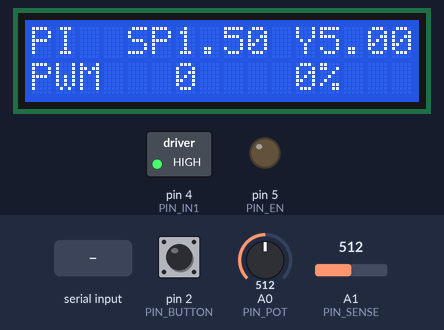
Simulated run of this sketch. Board: Arduino Uno, built with avr-gcc and run on an emulated ATmega328P. Parts: 16×2 character LCD, switched loads named in the sketch (green lamp = pin HIGH), output pins drawn as LEDs (lit = HIGH). Inputs (shaded band) come from the test bench; at power-on: A1 (PIN_SENSE) = 512, pin 2 (PIN_BUTTON) HIGH, A0 (PIN_POT) = 512. What the sketch prints to the serial monitor is not drawn.

Above: at 1.2 s.
1.3 s: A1 (PIN_SENSE) set to 0
At 2.64 s:
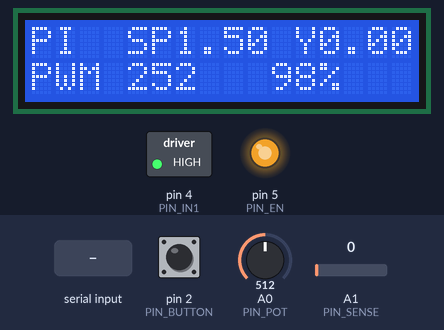
3.0 s: pin 2 (PIN_BUTTON) pulled LOW for 0.15 s
3.7 s: "mode 1\n" received over Serial
At 5.0 s:
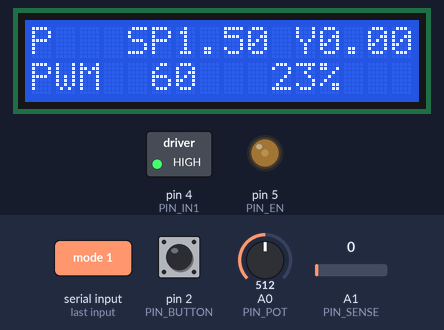
6.3 s: "mode 150\n" received over Serial
At 7.9 s:
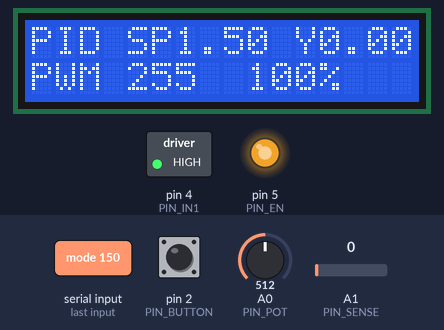
8.7 s: "mode 1\n" received over Serial
At 9.9 s:
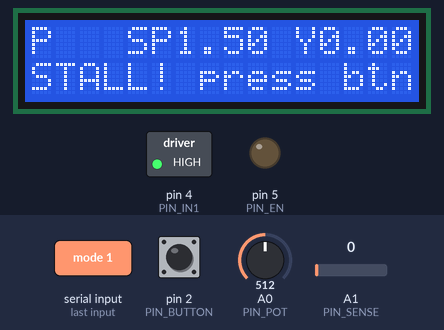
10.2 s: A0 (PIN_POT) set to 190
At 11.1 s:
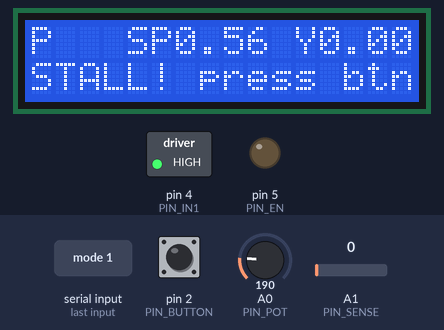
Timing chart, 0 to 12.7 s (numbered marks = the images above; inputs shaded):
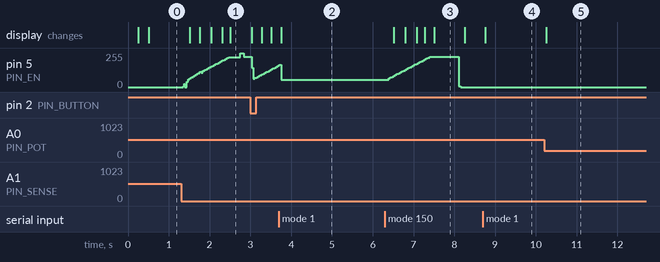

The sketch:

motor_speed_controller.ino
```cpp
// Automatic Motor Speed Controller - closed-loop PID with back-EMF speed sensing
//
// The kit has no encoder, so speed is measured with the motor itself: a spinning
// DC motor is a generator, and its back-EMF is proportional to speed. Every control
// period the drive is switched off for ~1.5 ms, the inductive current dies away,
// and the voltage across the motor is measured. That voltage is "speed".
//
// Modes (button or 'mode n'):  0 open loop   1 P   2 PI   3 PID
// Tests (serial):  'step <V>' step response    'sweep' PWM-vs-speed characterisation
// Streams CSV at 115200 for ../tools/serial_logger.py and ../analysis/analyse.py.
//
// Wiring (see README.md for the diagram):
//   L293D:  EN1 (pin 1) D5, IN1 (pin 2) D4, IN2 (pin 7) GND
//           OUT1 (pin 3) -> motor -> GND        <- motor to GND, NOT to OUT2
//           VCC1 (16) 5V, VCC2 (8) motor supply (6-9 V), pins 4, 5, 12, 13 GND
//   Back-EMF sense: OUT1 -> 10k -> A1 -> 10k -> GND
//   Setpoint pot wiper -> A0          Mode button D2 -> GND
//   LCD 1602: RS D7, E D8, D4 D9, D5 D10, D6 D11, D7 D12 (RW GND, V0 -> 1k -> GND)
//   Motor supply GND must be joined to Arduino GND.

#include <LiquidCrystal.h>
#include <EEPROM.h>

// ---------- Pins ----------
const int PIN_EN = 5, PIN_IN1 = 4;
const int PIN_SENSE = A1, PIN_POT = A0;
const int PIN_BUTTON = 2;
LiquidCrystal lcd(7, 8, 9, 10, 11, 12);

// ---------- Hardware constants ----------
const float ADC_REF_V = 5.0;
const float DIVIDER_RATIO = 2.0;            // (10k + 10k) / 10k
const unsigned int BEMF_SETTLE_US = 1500;   // wait for the flyback current to decay
const byte BEMF_SAMPLES = 4;
const float SPEED_FILTER = 0.35;            // EMA smoothing (1 = none)

// ---------- Control loop ----------
const unsigned long TS_US = 20000;          // 50 Hz control loop
const float TS = TS_US / 1e6;
const int PWM_MAX = 255;
const float D_FILTER = 0.3;                 // smoothing on the derivative term

enum Mode { OPEN_LOOP, MODE_P, MODE_PI, MODE_PID, SWEEP };
const char *const MODE_NAMES[] = {"OPEN", "P", "PI", "PID", "SWP"};
Mode mode = MODE_PI;

// Tunable parameters, saved with 'save'
struct Params {
  uint16_t magic;
  float kp;        // PWM counts per volt of error
  float ki;        // PWM counts per volt-second
  float kd;        // PWM counts per volt/second
  float kf;        // feedforward: PWM counts per volt of setpoint
  float ff0;       // feedforward: PWM needed to overcome friction (deadband)
  float spMax;     // top of the setpoint range, volts of back-EMF
  float rpmPerVolt;// 0 = not calibrated
};
const uint16_t PARAMS_MAGIC = 0x3A01;
Params prm = {PARAMS_MAGIC, 40.0, 120.0, 0.8, 0.0, 0.0, 3.0, 0.0};

// ---------- State ----------
float speedV = 0;          // filtered back-EMF
float setpointV = 0;
bool setpointFromPot = true;
float integral = 0;        // PWM counts
float dTerm = 0;
float lastSpeed = 0;
int pwm = 0;
unsigned long lastStep = 0;
unsigned long stallSince = 0;
bool stalled = false;

// Test sequencer (step / sweep)
enum Test { NO_TEST, STEP_TEST, SWEEP_TEST };
Test test = NO_TEST;
unsigned long testStart = 0;
float stepLevel = 0;
float stepHold = 4.0;
Mode modeBeforeTest = MODE_PI;
const int SWEEP_STEP = 10;
const unsigned long SWEEP_HOLD_MS = 1500;

bool lastButton = HIGH;
unsigned long lastButtonChange = 0;
unsigned long lastLcd = 0;
String rxLine;

// ---------- Speed measurement ----------
float measureBackEmf() {
  analogWrite(PIN_EN, 0);                  // drive off: OUT1 goes high-impedance
  analogRead(PIN_SENSE);                   // dummy read: switch the ADC mux to this pin
  delayMicroseconds(BEMF_SETTLE_US);       // flyback current decays through the clamp diode
  unsigned int sum = 0;
  for (byte i = 0; i < BEMF_SAMPLES; i++) sum += analogRead(PIN_SENSE);
  analogWrite(PIN_EN, pwm);                // drive back on
  float v = (sum / (float)BEMF_SAMPLES) / 1023.0 * ADC_REF_V * DIVIDER_RATIO;
  return v;
}

// ---------- Controller ----------
int computeOutput() {
  float error = setpointV - speedV;

  if (mode == OPEN_LOOP) {
    integral = 0;
    return constrain((int)(setpointV / prm.spMax * PWM_MAX), 0, PWM_MAX);  // pot position straight to PWM
  }

  // Feedforward: the PWM we *expect* to need for this speed (from the sweep test)
  float ff = setpointV > 0.05 ? prm.kf * setpointV + prm.ff0 : 0;

  float p = prm.kp * error;

  // Derivative on measurement (not on error) so setpoint steps don't cause a kick,
  // low-pass filtered because differentiating a noisy signal amplifies the noise
  float rawD = -prm.kd * (speedV - lastSpeed) / TS;
  dTerm += D_FILTER * (rawD - dTerm);
  float d = (mode == MODE_PID) ? dTerm : 0;

  float u = ff + p + integral + d;

  if (mode == MODE_PI || mode == MODE_PID) {
    float candidate = integral + prm.ki * error * TS;
    float uNew = ff + p + candidate + d;
    // Anti-windup (conditional integration): stop integrating if the output is
    // saturated and the error would push it further into saturation
    bool saturatingHigh = uNew > PWM_MAX && error > 0;
    bool saturatingLow = uNew < 0 && error < 0;
    if (!saturatingHigh && !saturatingLow) {
      integral = candidate;
      u = uNew;
    }
  } else {
    integral = 0;
  }

  if (setpointV < 0.05) {  // stop means stop: don't let the integral hold the motor humming
    integral = 0;
    return 0;
  }
  return constrain((int)round(u), 0, PWM_MAX);
}

// ---------- Tests ----------
void startStep(float level, float hold) {
  modeBeforeTest = mode;
  stepLevel = constrain(level, 0, prm.spMax * 1.5);
  stepHold = hold;
  test = STEP_TEST;
  testStart = millis();
  Serial.print(F("# STEP test: 0 V for 2 s, then ")); Serial.print(stepLevel);
  Serial.print(F(" V for ")); Serial.print(stepHold); Serial.print(F(" s in mode "));
  Serial.println(MODE_NAMES[mode]);
}

void startSweep() {
  modeBeforeTest = mode;
  mode = SWEEP;
  test = SWEEP_TEST;
  testStart = millis();
  Serial.println(F("# SWEEP: open-loop PWM 0..250 in steps of 10, 1.5 s each"));
}

void endTest() {
  if (test == NO_TEST) return;
  mode = modeBeforeTest;
  test = NO_TEST;
  integral = 0;
  Serial.println(F("# test finished"));
}

// Called each control step: sets setpointV (and pwm for the sweep)
void updateSetpoint() {
  unsigned long t = millis() - testStart;
  if (test == STEP_TEST) {
    if (t < 2000) setpointV = 0;
    else if (t < 2000 + (unsigned long)(stepHold * 1000)) setpointV = stepLevel;
    else { setpointV = 0; if (t > 3000 + (unsigned long)(stepHold * 1000)) endTest(); }
  } else if (test == SWEEP_TEST) {
    int level = (t / SWEEP_HOLD_MS) * SWEEP_STEP;
    if (level > 250) { pwm = 0; endTest(); }
    else pwm = level;
    setpointV = 0;
  } else if (setpointFromPot) {
    setpointV = analogRead(PIN_POT) / 1023.0 * prm.spMax;
  }
}

// ---------- Safety ----------
void checkStall() {
  // High drive but no back-EMF for 1 s = jammed rotor (or a wiring fault). Cut power.
  if (mode == SWEEP) return;
  if (pwm > 200 && speedV < 0.15) {
    if (stallSince == 0) stallSince = millis();
    else if (millis() - stallSince > 1000 && !stalled) {
      stalled = true;
      Serial.println(F("# STALL detected - motor off. Press the button or type 'reset'."));
    }
  } else {
    stallSince = 0;
  }
}

void clearStall() {
  stalled = false;
  stallSince = 0;
  integral = 0;
  Serial.println(F("# reset"));
}

// ---------- One control step ----------
void controlStep() {
  float raw = measureBackEmf();
  lastSpeed = speedV;
  speedV += SPEED_FILTER * (raw - speedV);

  updateSetpoint();
  if (mode != SWEEP) pwm = computeOutput();
  checkStall();
  if (stalled) pwm = 0;
  analogWrite(PIN_EN, pwm);

  Serial.print(millis());        Serial.print(',');
  Serial.print((int)mode);       Serial.print(',');
  Serial.print(setpointV, 3);    Serial.print(',');
  Serial.print(speedV, 3);       Serial.print(',');
  Serial.println(pwm);
}

void sendHeader() {
  Serial.println(F("t_ms,mode,setpoint_V,speed_V,pwm"));
}

// ---------- LCD ----------
void lcdLine(int row, const char *text) {
  char padded[17];
  snprintf(padded, sizeof(padded), "%-16s", text);
  lcd.setCursor(0, row);
  lcd.print(padded);
}

void updateLcd() {
  char a[10], b[10], line[24];
  dtostrf(setpointV, 4, 2, a);
  dtostrf(speedV, 4, 2, b);
  snprintf(line, sizeof(line), "%-3s SP%s Y%s", MODE_NAMES[mode], a, b);
  lcdLine(0, line);
  if (stalled) {
    lcdLine(1, "STALL! press btn");
  } else if (prm.rpmPerVolt > 0) {
    snprintf(line, sizeof(line), "PWM%3d %5drpm", pwm, (int)(speedV * prm.rpmPerVolt));
    lcdLine(1, line);
  } else {
    snprintf(line, sizeof(line), "PWM %3d  %3d%%", pwm, (int)(pwm * 100L / 255));
    lcdLine(1, line);
  }
}

// ---------- Commands ----------
void printParams() {
  Serial.print(F("# mode=")); Serial.print(MODE_NAMES[mode]);
  Serial.print(F(" kp=")); Serial.print(prm.kp);
  Serial.print(F(" ki=")); Serial.print(prm.ki);
  Serial.print(F(" kd=")); Serial.print(prm.kd);
  Serial.print(F(" kf=")); Serial.print(prm.kf);
  Serial.print(F(" ff0=")); Serial.print(prm.ff0);
  Serial.print(F(" spmax=")); Serial.print(prm.spMax);
  Serial.print(F(" rpmpv=")); Serial.println(prm.rpmPerVolt);
}

void setMode(Mode m) {
  endTest();
  mode = m;
  integral = 0;
  dTerm = 0;
  Serial.print(F("# mode = ")); Serial.println(MODE_NAMES[mode]);
}

void handleCommand(String cmd) {
  cmd.trim();
  cmd.toLowerCase();
  int s1 = cmd.indexOf(' ');
  String name = s1 < 0 ? cmd : cmd.substring(0, s1);
  String rest = s1 < 0 ? "" : cmd.substring(s1 + 1);
  float val = rest.length() ? rest.toFloat() : NAN;

  if (name == "mode" && !isnan(val))        setMode((Mode)constrain((int)val, 0, 3));
  else if (name == "kp" && !isnan(val))     prm.kp = val;
  else if (name == "ki" && !isnan(val))     { prm.ki = val; integral = 0; }
  else if (name == "kd" && !isnan(val))     prm.kd = val;
  else if (name == "kf" && !isnan(val))     prm.kf = val;
  else if (name == "ff0" && !isnan(val))    prm.ff0 = val;
  else if (name == "spmax" && val > 0)      prm.spMax = val;
  else if (name == "rpmpv" && !isnan(val))  prm.rpmPerVolt = val;
  else if (name == "sp" && !isnan(val))     { setpointV = constrain(val, 0, prm.spMax * 1.5); setpointFromPot = false; }
  else if (name == "pot")                   setpointFromPot = true;
  else if (name == "step" && !isnan(val)) {
    int s2 = rest.indexOf(' ');
    float hold = s2 < 0 ? 4.0 : constrain(rest.substring(s2 + 1).toFloat(), 1.0, 30.0);
    startStep(val, hold);
  }
  else if (name == "sweep")                 startSweep();
  else if (name == "stop")                  { endTest(); setpointFromPot = false; setpointV = 0; }
  else if (name == "reset")                 clearStall();
  else if (name == "save")                  { EEPROM.put(0, prm); Serial.println(F("# saved to EEPROM")); }
  else if (name == "status")                {}  // just print params below
  else {
    Serial.println(F("# mode <0-3> | kp/ki/kd/kf/ff0 <x> | spmax <V> | rpmpv <x> | sp <V> | pot"));
    Serial.println(F("# step <V> [hold s] | sweep | stop | reset | save | status"));
  }
  printParams();
  sendHeader();
}

void readSerial() {
  while (Serial.available()) {
    char c = Serial.read();
    if (c == '\n' || c == '\r') {
      if (rxLine.length()) handleCommand(rxLine);
      rxLine = "";
    } else if (rxLine.length() < 40) {
      rxLine += c;
    }
  }
}

void handleButton() {
  bool b = digitalRead(PIN_BUTTON);
  if (b != lastButton && millis() - lastButtonChange > 30) {
    lastButtonChange = millis();
    lastButton = b;
    if (b == LOW) {
      if (stalled) clearStall();
      else setMode((Mode)((mode + 1) % 4));
      sendHeader();
    }
  }
}

// ---------- Setup / loop ----------
void setup() {
  Serial.begin(115200);
  pinMode(PIN_EN, OUTPUT);
  pinMode(PIN_IN1, OUTPUT);
  pinMode(PIN_BUTTON, INPUT_PULLUP);
  analogWrite(PIN_EN, 0);
  digitalWrite(PIN_IN1, HIGH);   // single direction: OUT1 is driven high when EN is on
  lcd.begin(16, 2);
  lcdLine(0, "Motor speed PID");

  Params stored;
  EEPROM.get(0, stored);
  if (stored.magic == PARAMS_MAGIC) prm = stored;

  Serial.println(F("# Motor speed controller - type 'help' for commands"));
  printParams();
  sendHeader();
  lastStep = micros();
}

void loop() {
  handleButton();
  readSerial();

  if (micros() - lastStep >= TS_US) {
    lastStep += TS_US;
    if (micros() - lastStep > TS_US) lastStep = micros();  // fell behind: don't try to catch up
    controlStep();
  }

  if (millis() - lastLcd >= 250) {
    lastLcd = millis();
    updateLcd();   // ~10 ms: fits between control steps
  }
}
```

Measured:
- after the input at 1.3 s, the display: first changes after 0.22 s (image 1 shows a later state)
- after the input at 3.7 s, the display: changes after 0.06 s (image 2)
- after the input at 6.3 s, pin 5 (PIN_EN): rises from 55/255 to 227/255 in 1.0 s, then falls to 0/255 in 0.76 s; the display: first changes after 0.21 s (image 3 shows a later state)
- after the input at 8.7 s, the display: changes after 0.06 s (image 4)
- after the input at 10.2 s, the display: changes after 0.06 s (image 5)
- what the display in image 3 shows lasts 0.8 s, from 7.5 s to 8.3 s
